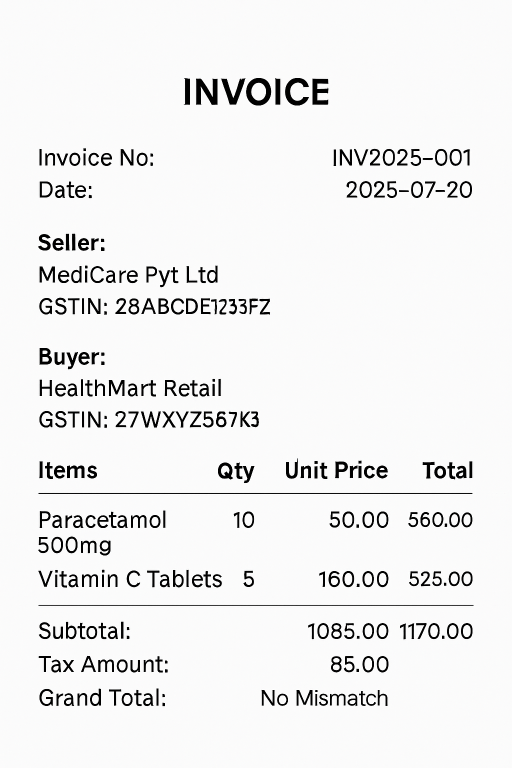
#> input picture uploads/20250725_101003_generated-image.png, 1024 x 1536 px (shown at 1/2 size)
$ python -i preprocess.py   (imports and definitions only)
#> lines starting #> are read from the running program, lines starting #| are printed output that depends on the picture; after the words box and inside, x2 and y2 are one past the last pixel; in counts of white or black regions, pixels touching at a corner belong together
#> further down, picture is the input picture: shape (1536, 1024, 3); mean B, G, R 239.1, 239.1, 239.1
import cv2
import numpy as np

def apply_filters(img):
    gray = cv2.cvtColor(img, cv2.COLOR_BGR2GRAY)

    resized = cv2.resize(gray, None, fx=1.5, fy=1.5, interpolation=cv2.INTER_LINEAR)
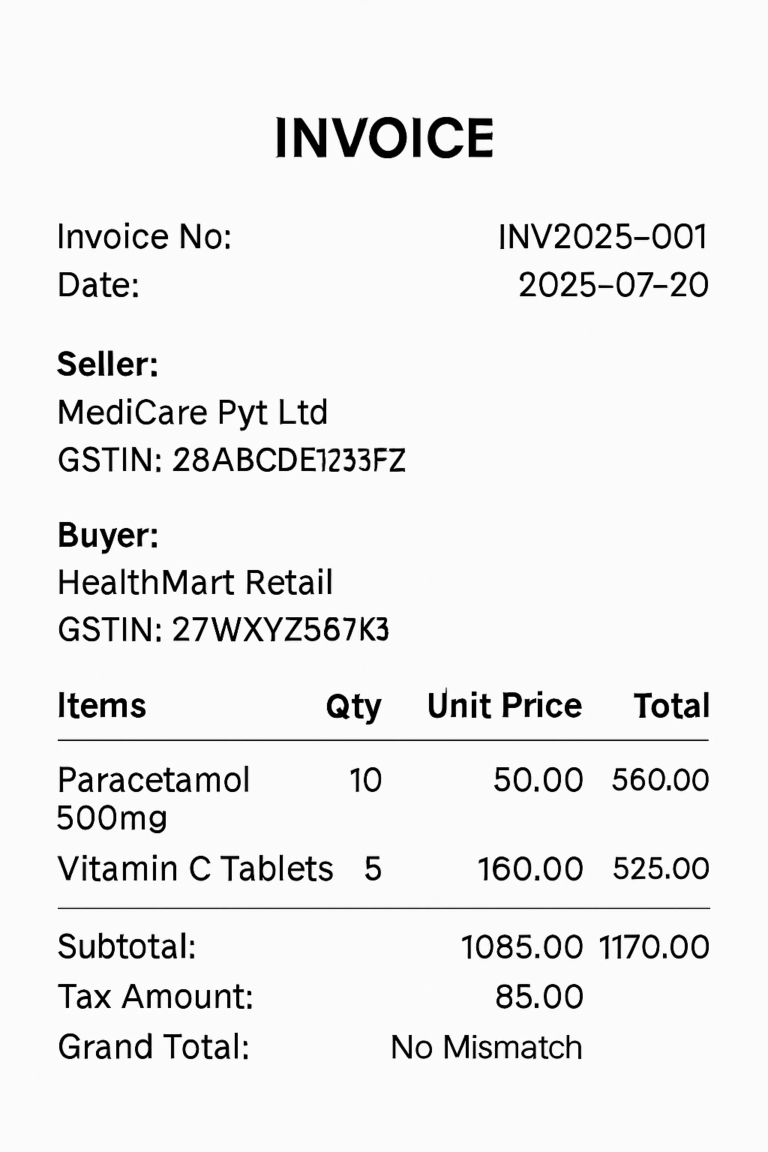
#> resized: shape (2304, 1536) (shown at 1/2 size); min 0, max 255, mean 239.1

    blurred = cv2.GaussianBlur(resized, (3, 3), 0)

    thresh = cv2.adaptiveThreshold(
        blurred,
        255,
        cv2.ADAPTIVE_THRESH_GAUSSIAN_C,
        cv2.THRESH_BINARY,
        11,
        2
    )
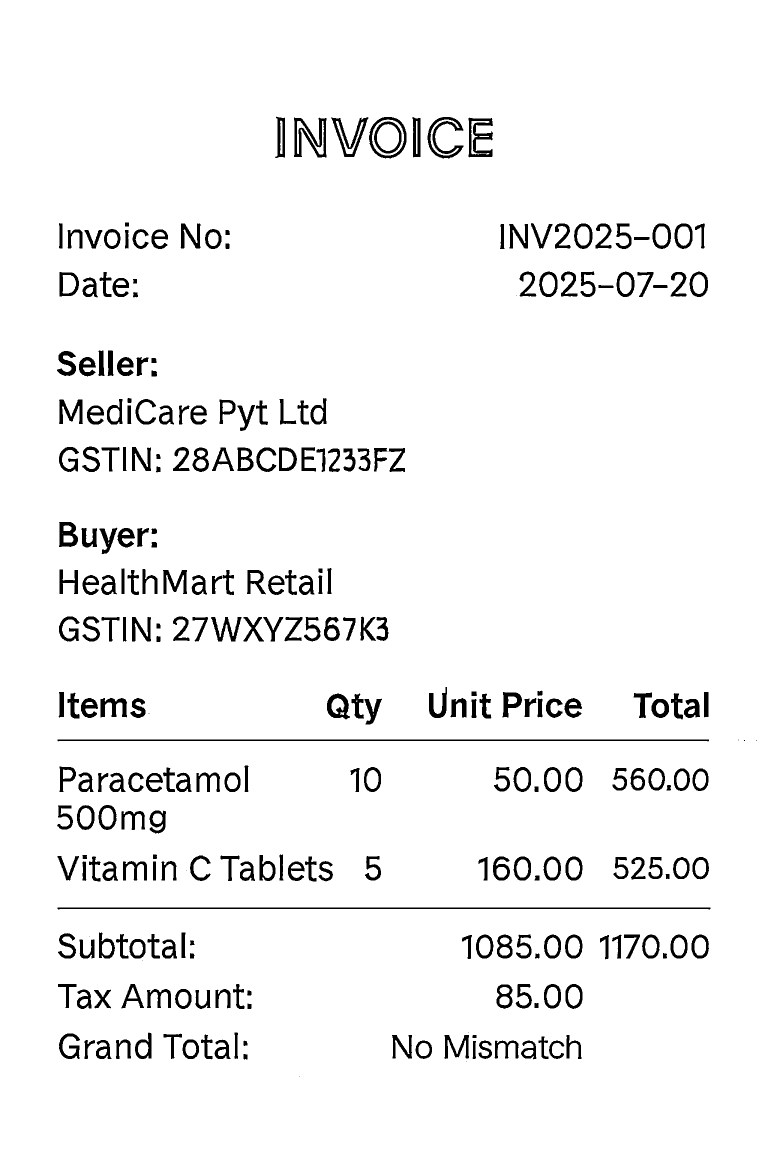
#> thresh: shape (2304, 1536) (shown at 1/2 size); 95.3% white; 293 black regions (13 under 20 px), largest, box (x1, y1, x2, y2) and area: (115, 1815, 1421, 1819) 3924, (115, 1479, 1418, 1483) 3912, (588, 235, 653, 315) 2245

>>> import cv2
>>> picture = cv2.imread('uploads/20250725_101003_generated-image.png')
>>> result = apply_filters(picture)
